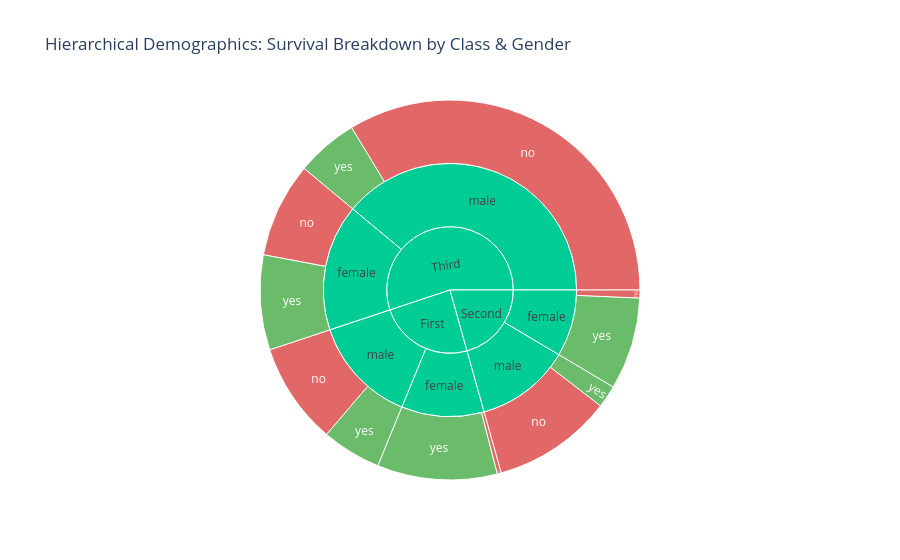

Source (notebook cell):
### Code cell
df_cleaned = df.dropna(subset=['class', 'sex', 'alive'])

fig4 = px.sunburst(
    df_cleaned,
    path=['class', 'sex', 'alive'], 
    color='alive',  
    color_discrete_map={'yes': '#2ca02c', 'no': '#d62728'}, 
    title='Hierarchical Demographics: Survival Breakdown by Class & Gender'
)

fig4.update_layout(template='plotly_white')

fig4.write_html("titanic_sunburst_demographics.html")
fig4.show()

### Figure 1 — Plotly figure (JSON) as saved in the notebook; plotly's stock layout.template omitted (floating-point values rounded to 4 significant figures)
{"data": [{"branchvalues": "total", "customdata": [["(?)"], ["(?)"], ["(?)"], ["(?)"], ["(?)"], ["(?)"], ["(?)"], ["(?)"], ["(?)"], ["no"], ["no"], ["no"], ["no"], ["no"], ["no"], ["yes"], ["yes"], ["yes"], ["yes"], ["yes"], ["yes"]], "domain": {"x": [0, 1], "y": [0, 1]}, "hovertemplate": "labels=%{label}<br>count=%{value}<br>parent=%{parent}<br>id=%{id}<br>alive=%{customdata[0]}<extra></extra>", "ids": ["Second", "Third", "Second/male", "Second/female", "First/male", "Third/female", "First/female", "Third/male", "First", "First/female/no", "Third/male/no", "Second/male/no", "Third/female/no", "First/male/no", "Second/female/no", "First/male/yes", "Second/male/yes", "Second/female/yes", "Third/female/yes", "First/female/yes", "Third/male/yes"], "labels": ["Second", "Third", "male", "female", "male", "female", "female", "male", "First", "no", "no", "no", "no", "no", "no", "yes", "yes", "yes", "yes", "yes", "yes"], "marker": {"colors": ["#00cc96", "#00cc96", "#00cc96", "#00cc96", "#00cc96", "#00cc96", "#00cc96", "#00cc96", "#00cc96", "#d62728", "#d62728", "#d62728", "#d62728", "#d62728", "#d62728", "#2ca02c", "#2ca02c", "#2ca02c", "#2ca02c", "#2ca02c", "#2ca02c"]}, "name": "", "parents": ["", "", "Second", "Second", "First", "Third", "First", "Third", "", "First/female", "Third/male", "Second/male", "Third/female", "First/male", "Second/female", "First/male", "Second/male", "Second/female", "Third/female", "First/female", "Third/male"], "type": "sunburst", "values": [184, 491, 108, 76, 122, 144, 94, 347, 216, 3, 300, 91, 72, 77, 6, 45, 17, 70, 72, 91, 47]}], "layout": {"legend": {"tracegroupgap": 0}, "title": {"text": "Hierarchical Demographics: Survival Breakdown by Class & Gender"}}}
